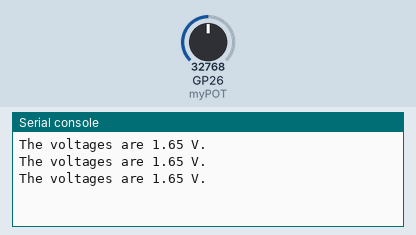
Recording of a program running on a simulated Raspberry Pi Pico running MicroPython. Parts: the last lines printed to the serial console. The inputs (shaded band) are chosen by the test bench; at power-on: GP26 (myPOT) = 32768 (analog values on the 0–65535 scale).

Above: at 1.2 s.
1.3 s: GP26 (myPOT) set to 45874
At 1.9 s:
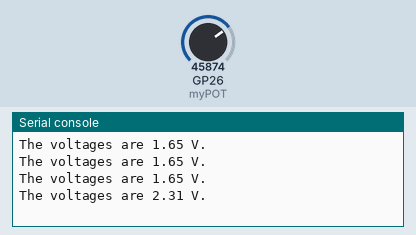
2.8 s: GP26 (myPOT) set to 57670
At 3.4 s:
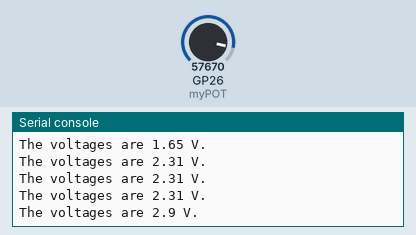
Timing chart, 0 to 5.8 s (numbered marks = the images above; inputs shaded):
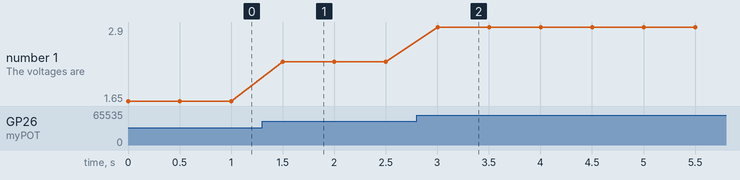

Measured:
- after the input at 1.3 s, the serial console: prints a new line after 0.20 s (image 1)
- after the input at 2.8 s, the serial console: prints a new line after 0.20 s (image 2)
- plotted number 1: 1.65 → 2.31 after the input at 1.3 s, 2.31 → 2.9 after the input at 2.8 s

The program:

Read_Analog_Inputs.py
```python
# IMPORTING LIBRARIES

import machine
import utime

# INTIALIZATION

myPOT = 26 # GPIO 26 PIN OF ADC0
myPOT = machine.ADC(myPOT)

#PROGRAM BY FASIH ULLAH SALEEM

while True:
    potVal = myPOT.read_u16() # AS THE ADC OF RASPBERRY PI PICO IS '16 bit'
    # I USED 'round()' FUNCTION TO ROUND OF THE VALUE
    print(f'The voltages are {round(potVal/65535 * 3.3 , 2)} V.')
    utime.sleep(0.5)
```
